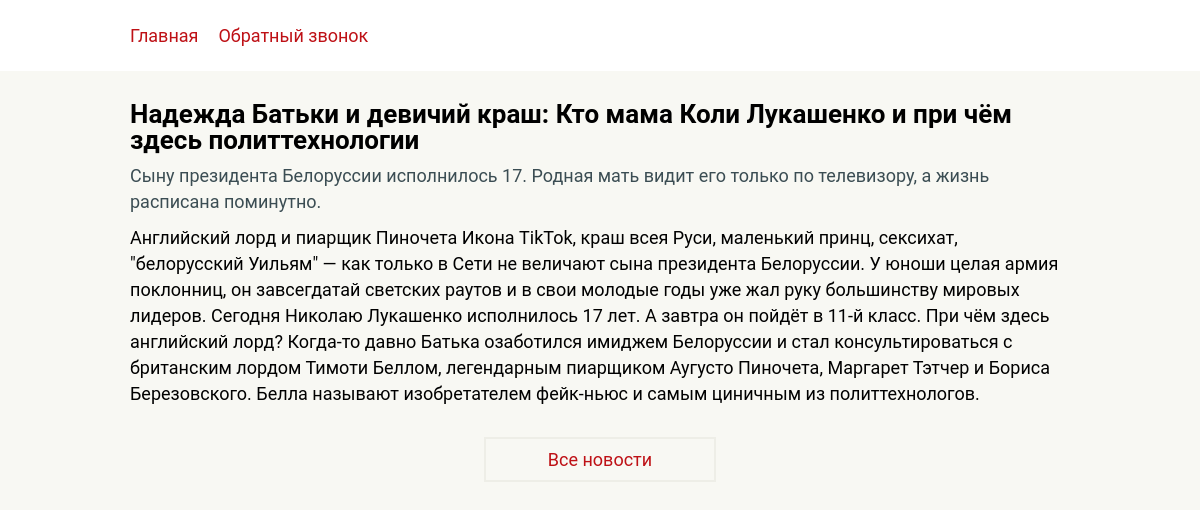
Page /article.php?id=2 on the committed database.
### tables this page shows
CREATE TABLE `news` (
  `id` int UNSIGNED NOT NULL,
  `date` datetime NOT NULL,
  `name` text NOT NULL,
  `description` text NOT NULL,
  `text` text NOT NULL,
  `img` text NOT NULL
);

### article.php (the view, shortened to what this page needs)
<!DOCTYPE html>
<html lang="ru">
<head>
  <link rel="stylesheet" href="css/style.css">
</head>
<body>
  <header>
    <div class="container">
      <nav class="nav">
        <ul class="nav-list">
          <li class="nav-item"><a href="index.php" class="link">Главная</a></li>
          <li class="nav-item"><a href="form.html" class="link">Обратный звонок</a></li>
        </ul>
      </nav>
    </div>
  </header>
  <main>
    <div class="container">
      <div class="article">
        <?
          require_once 'php/connection.php';
          $link = mysqli_connect($servername, $username, $password, $dbname)
          or die("Ошибка " . mysqli_error($link));
          $query ="SELECT * FROM news ";
          $result = mysqli_query($link, $query) or die("Ошибка " . mysqli_error($link));
          while ($row = mysqli_fetch_row($result)):
            if ($_GET['id']==$row[0]) :?>
              <h2 class="article-name"><?echo $row[2]?></h2>
              <p class="article-announce"><?echo $row[3]?></p>
              <p class="article-text"><?echo $row[4]?></p>
            <? endif;
            endwhile;
          ?>
      </div>
      <div class="all-news-block">
        <a href="news.php" class="link all-news">Все новости</a>
      </div>
    </div>
  </main>
</body>
</html>

### css/style.css (style rules this page uses)
* { box-sizing: border-box; }
a { outline:none; text-decoration: none; }
h1,h2,h3,h4,h5,h6 { margin: 0; padding: 0; }
p { margin: 0; padding: 0; }
ul { border: 0px solid; list-style: none; margin: 0; padding: 0; }
body { margin: 0; padding: 0; height: 100%; background: #f8f8f3; font-size: 18px; font-family: Roboto; font-weight: 400 ; }
header { background: #fff; }
.container { margin: 0 auto; padding: 0 15px; max-width: 1200px; }
@media (max-width:1200px) { .container { max-width:970px; } }
.nav { margin: 0 0 30px 0; padding: 25px 0; width: 100%; }
.nav-list { display: flex; flex-direction: row; }
.nav-item { margin: 0 20px 0 0; }
.link { color: #be1116; }
.all-news-block { display: flex; justify-content: center; }
.link.all-news { padding: 10px 62px; border: 2px solid #eeeee7; }
.article { line-height: 26px; }
.article-name { margin: 0 0 10px 0; font-size: 26px; font-weight:700; }
.article-announce { margin: 0 0 10px 0; color: #3b4d53; }
.article-text { margin: 0 0 30px 0; }

### rows in the picture
news: name "Надежда Батьки и девичий краш: Кто мама Коли Лукашенко и при чём здесь политтехнологии", description "Сыну президента Белоруссии исполнилось 17. Родная мать видит его только по телевизору, а жизнь расписана поминутно.", text "Английский лорд и пиарщик Пиночета Икона TikTok, краш всея Руси, маленький принц, сексихат, \"белорусский Уильям\" — как только в Сети не величают сына президента Белоруссии. У юноши целая армия поклонниц, он завсегдатай светских раутов и в свои молодые годы уже жал руку большинству мировых лидеров. Сегодня Николаю Лукашенко исполнилось 17 лет. А завтра он пойдёт в 11-й класс. При чём здесь английский лорд? Когда-то давно Батька озаботился имиджем Белоруссии и стал консультироваться с британским лордом Тимоти Беллом, легендарным пиарщиком Аугусто Пиночета, Маргарет Тэтчер и Бориса Березовского. Белла называют изобретателем фейк-ньюс и самым циничным из политтехнологов."
